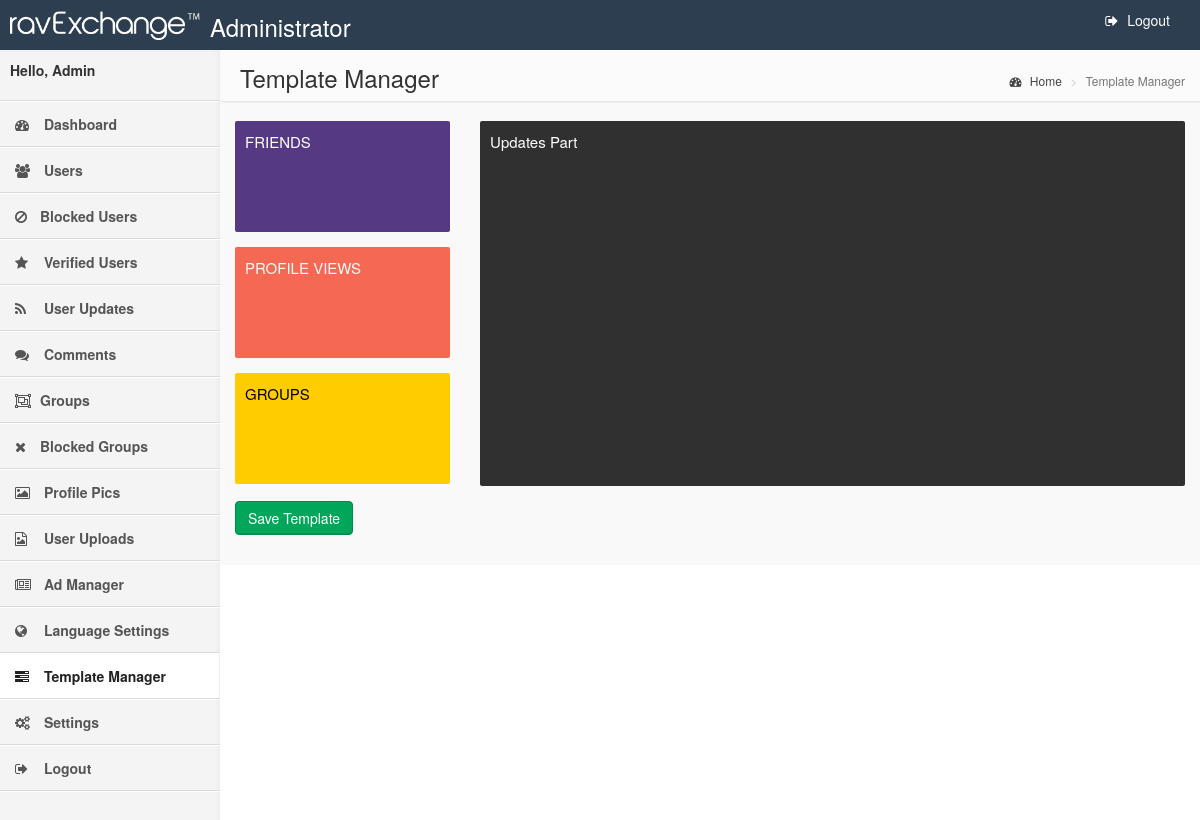
The page /WallAdmin/templateManager.php (signed in) on the database its author committed.
### tables this page shows
CREATE TABLE IF NOT EXISTS `template` (
  `t_id` int(11) NOT NULL,
  `t_file` varchar(30) DEFAULT NULL,
  `t_name` varchar(30) DEFAULT NULL,
  `t_order` int(11) DEFAULT NULL
);

### WallAdmin/includes/Wall_Admin.php (called while the page is built, shortened)
<?php
class Wall_Admin
{
    public function Template_Order()
    {
        $db = getDB();
        $stmt = $db->prepare("SELECT t_id,t_name,t_file,t_order FROM template ORDER BY t_order ASC");
        $stmt->execute();
        $row = $stmt->fetchAll(PDO::FETCH_OBJ);
        $data = json_decode(json_encode($row),true);
        return $data;
    }
}
?>

### WallAdmin/templateManager.php (the view, shortened to what this page needs)
<?php
include_once 'includes.php';
$Template_Order=$WallAdmin->Template_Order();
?>
<!DOCTYPE html>
<html>
    <?php include_once("head.php"); ?>
    <body class="skin-blue">
        <?php include_once("header.php"); ?>
        <div class="wrapper row-offcanvas row-offcanvas-left">
           <?php include_once("menu.php"); ?>
            <aside class="right-side">
                <section class="content-header">
                    <h1>
                       Template Manager
                    </h1>
                    <ol class="breadcrumb">
                        <li><a href="#"><i class="fa fa-dashboard"></i> Home</a></li>
                        <li class="active">Template Manager</li>
                    </ol>
                </section>
                <section class="content">
                 <div class="row">
                       		 <div class="col-lg-3 col-xs-6" id="sortable">
                <?php
                foreach($Template_Order as $data)
                {
                if($data['t_id']==1)
                $color="flat_new";
                else if($data['t_id']==2)
                $color="bg-red";
                else if($data['t_id']==3)
                $color="flat_yellow";
                else
                $color="flat_sky";
                ?>
							 <div class="templateDrag small-box <?php echo $color; ?>" id="item-<?php echo $data['t_id'] ?>">
                                <div class="inner">
                                    <p>
                                        <?php echo $data['t_name'] ?>
                                    </p>
                                </div>
                            </div>
                            <?php } ?>
                        </div>
								 <div class="col-lg-9">
                            <div class="small-box flat_black " style="min-height: 365px;">
                                <div class="inner">
                                    <p>
                                       Updates Part
                                    </p>
                                </div>
                            </div>
                        </div>
<div class="col-lg-12">
        <p><a href="#" class="save btn btn-success">Save Template</a>
       </div>
                    </div>
                </section>
            </aside>
        </div>
    </body>
</html>

### css/wallscriptPlugins.css (style rules this page uses)
body:after { content: url(../wall_icons/close.png) url(../wall_icons/loading.gif) url(../wall_icons/prev.png) url(../wall_icons/next.png); display: none; }
.fa { display: inline-block; font: normal normal normal 14px/1 FontAwesome; font-size: inherit; text-rendering: auto; -webkit-font-smoothing: antialiased; -moz-osx-font-smoothing: grayscale; margin-right: 5px; }
.fa-dashboard:before, .fa-tachometer:before { content: "\f0e4"; }

### rows shown on the page
template: t_name "FRIENDS"
template: t_name "PROFILE VIEWS"
template: t_name "GROUPS"
